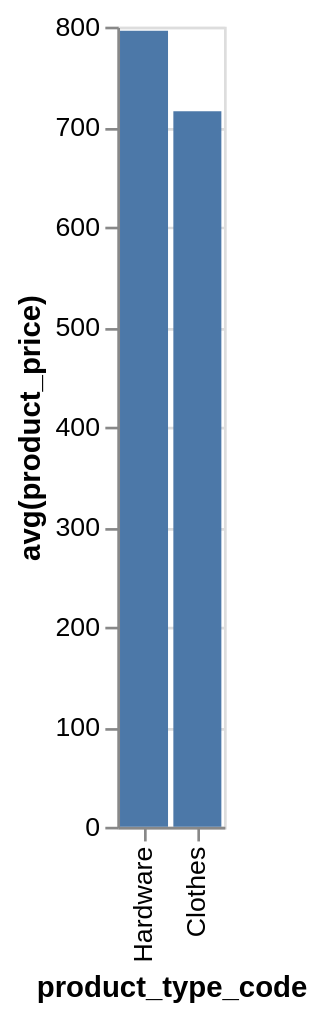

The specification (Vega-Lite) saved for this image:
### Vega-Lite specification from a JSON file in a GitHub repository (floating-point values rounded to 4 significant figures)
{"data": {"values": [{"x_data": "Hardware", "y_data": 796.0}, {"x_data": "Clothes", "y_data": 715.5}]}, "mark": "bar", "encoding": {"x": {"field": "x_data", "type": "nominal", "title": "product_type_code", "sort": "descending"}, "y": {"field": "y_data", "type": "quantitative", "title": "avg(product_price)"}}}
